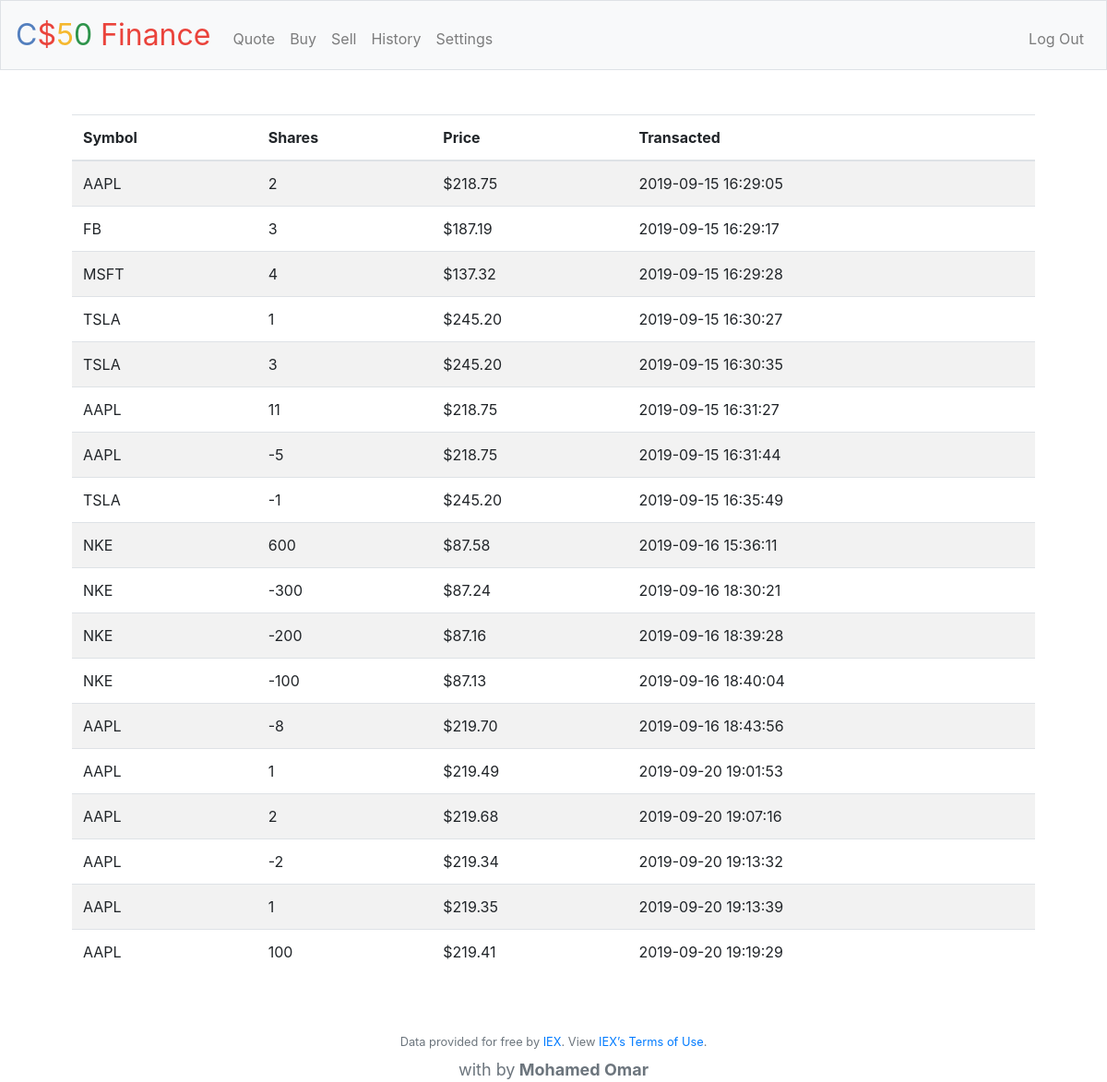
Page /history (signed in) on the committed database.
### tables this page shows
CREATE TABLE 'trans' ('transid' integer PRIMARY KEY NOT NULL,'id' integer NOT NULL, 'stockid' smallint NOT NULL, 'shares' smallint NOT NULL, 'price' numeric(4,10) NOT NULL, 'time' datetime NOT NULL);

CREATE TABLE 'stocks' ('stockid' INTEGER PRIMARY KEY AUTOINCREMENT NOT NULL, 'stock' TEXT NOT NULL);

### __init__.py (the view)
@app.route("/history")
@login_required
def history():
    rows = db.execute(
        "SELECT stock, shares, price, time FROM trans INNER JOIN stocks ON trans.stockid = stocks.stockid WHERE id = :userid", userid=session["user_id"])
    return render_template("history.html", rows=rows)

### __init__.py (called while the page is built)
@app.after_request
def after_request(response):
    response.headers["Cache-Control"] = "no-cache, no-store, must-revalidate"
    response.headers["Expires"] = 0
    response.headers["Pragma"] = "no-cache"
    return response

### helpers.py (called while the page is built)
def login_required(f):
    @wraps(f)
    def decorated_function(*args, **kwargs):
        if session.get("user_id") is None:
            return redirect("/login")
        return f(*args, **kwargs)
    return decorated_function

### templates/history.html (shortened to what this page needs)
{% extends "layout.html" %}
{% block main %}
<table class="table table-striped">
    <thead>
        <tr>
            <th>Symbol</th>
            <th>Shares</th>
            <th>Price</th>
            <th>Transacted</th>
        </tr>
    </thead>
    <tbody>
        {% for row in rows %}
        <tr>
            <td>{{ row["stock"] }}</td>
            <td>{{ row["shares"] }}</td>
            <td>{{ "$%.2f"|format(row["price"]) }}</td>
            <td>{{ row["time"] }}</td>
        </tr>
        {% endfor %}
    </tbody>
</table>
{% endblock %}

### templates/layout.html (shortened to what this page needs)
<!DOCTYPE html>
<html lang="en">
    <head>
        <link href="https://maxcdn.bootstrapcdn.com/bootstrap/4.1.3/css/bootstrap.min.css" rel="stylesheet">
        <link href="/static/styles.css" rel="stylesheet">
        <link href= "https://cdnjs.cloudflare.com/ajax/libs/octicons/4.4.0/font/octicons.css" rel="stylesheet">
    </head>
    <body>
        <nav class="navbar navbar-expand-md navbar-light bg-light border">
            <a class="navbar-brand" href="/"><span class="blue">C</span><span class="red">$</span><span class="yellow">5</span><span class="green">0</span> <span class="red">Finance</span></a>
            <div class="collapse navbar-collapse" id="navbar">
                {% if session.user_id %}
                    <ul class="navbar-nav mr-auto mt-2">
                        <li class="nav-item"><a class="nav-link" href="/quote">Quote</a></li>
                        <li class="nav-item"><a class="nav-link" href="/buy">Buy</a></li>
                        <li class="nav-item"><a class="nav-link" href="/sell">Sell</a></li>
                        <li class="nav-item"><a class="nav-link" href="/history">History</a></li>
                        <li class="nav-item"><a class="nav-link" href="/settings">Settings</a></li>
                    </ul>
                    <ul class="navbar-nav ml-auto mt-2">
                        <li class="nav-item"><a class="nav-link" href="/logout">Log Out</a></li>
                    </ul>
                {% else %}
                    <ul class="navbar-nav ml-auto mt-2">
                        <li class="nav-item"><a class="nav-link" href="/register">Register</a></li>
                        <li class="nav-item"><a class="nav-link" href="/login">Log In</a></li>
                    </ul>
                {% endif %}
            </div>
        </nav>
        <main class="container p-5">
            {% block main %}{% endblock %}
        </main>
        <footer class="small text-center text-muted">
            Data provided for free by <a href="https://iextrading.com/developer">IEX</a>. View <a href="https://iextrading.com/api-exhibit-a/">IEX’s Terms of Use</a>.
            <div class="footer-tag">
            <a style="color: #6c757d;" href="https://www.linkedin.com/in/msomar/">
                    with by<span style="font-weight: bold;"> Mohamed Omar</span>
            </a>
            </div>
        </footer>
    </body>
</html>

### static/styles.css (style rules this page uses)
nav .navbar-brand { font-size: xx-large; }
nav .navbar-brand .blue { color: #537fbe; }
nav .navbar-brand .red { color: #ea433b; }
nav .navbar-brand .yellow { color: #f5b82e; }
nav .navbar-brand .green { color: #2e944b; }
main { overflow-x: auto; text-align: center; }
table { text-align: left; }
.footer-tag { font-size: 18px; margin-top: 7px; }

### rows in the picture
trans: stock "AAPL", shares "2", price "$218.75", time "2019-09-15 16:29:05"
trans: stock "FB", shares "3", price "$187.19", time "2019-09-15 16:29:17"
trans: stock "MSFT", shares "4", price "$137.32", time "2019-09-15 16:29:28"
trans: stock "TSLA", shares "1", price "$245.20", time "2019-09-15 16:30:27"
trans: stock "TSLA", shares "3", price "$245.20", time "2019-09-15 16:30:35"
trans: stock "AAPL", shares "11", price "$218.75", time "2019-09-15 16:31:27"
trans: stock "AAPL", shares "-5", price "$218.75", time "2019-09-15 16:31:44"
trans: stock "TSLA", shares "-1", price "$245.20", time "2019-09-15 16:35:49"
trans: stock "NKE", shares "600", price "$87.58", time "2019-09-16 15:36:11"
trans: stock "NKE", shares "-300", price "$87.24", time "2019-09-16 18:30:21"
trans: stock "NKE", shares "-200", price "$87.16", time "2019-09-16 18:39:28"
trans: stock "NKE", shares "-100", price "$87.13", time "2019-09-16 18:40:04"
trans: stock "AAPL", shares "-8", price "$219.70", time "2019-09-16 18:43:56"
trans: stock "AAPL", shares "1", price "$219.49", time "2019-09-20 19:01:53"
trans: stock "AAPL", shares "2", price "$219.68", time "2019-09-20 19:07:16"
trans: stock "AAPL", shares "-2", price "$219.34", time "2019-09-20 19:13:32"
trans: stock "AAPL", shares "1", price "$219.35", time "2019-09-20 19:13:39"
trans: stock "AAPL", shares "100", price "$219.41", time "2019-09-20 19:19:29"
